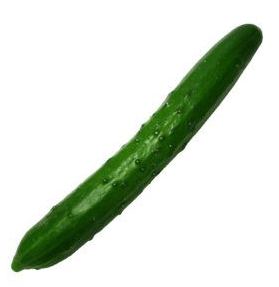
#> input picture kyuri.PNG, 279 x 287 px, found by its file name
$ jupyter execute Untitled27.ipynb
#> lines starting #> are read from the running program, lines starting #| are printed output that depends on the picture; after the words box and inside, x2 and y2 are one past the last pixel; in counts of white or black regions, pixels touching at a corner belong together
[cell 1]
import cv2
import numpy as np
file_src = 'kyuri.png'
thresh = 100

[cell 2]
img_src = cv2.imread(file_src, 1)
#> img_src is the input picture: shape (287, 279, 3); mean B, G, R 212.6, 224.2, 216.1
img_dst = cv2.imread(file_src, 0)
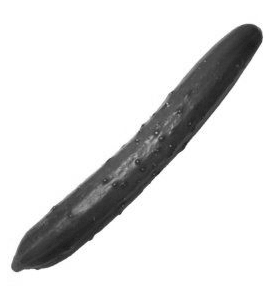
#> img_dst: shape (287, 279); min 28, max 255, mean 221.6
ret,img_dst = cv2.threshold(img_dst, thresh, 255, cv2.THRESH_BINARY_INV)
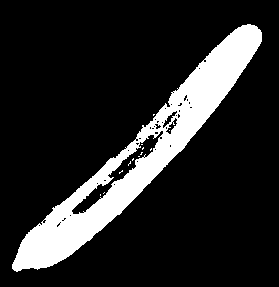
#> img_dst: shape (287, 279); 15.4% white; 13 white regions (12 under 20 px), largest, box (x1, y1, x2, y2) and area: (12, 24, 262, 272) 12328
#> ret = 100

x,y,w,h = cv2.boundingRect(img_dst)
#> x = 12; y = 24; w = 250; h = 248
aspectratio = float(h) / w
#> aspectratio = 0.992
cv2.rectangle(img_dst, (x,y),(x+w, y+h),128)
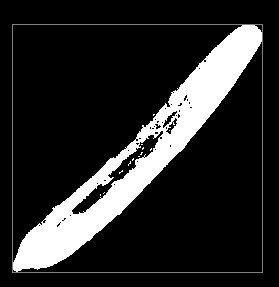
#> img_dst: shape (287, 279); 1.24% of pixels changed, all inside (x1, y1, x2, y2) = (12, 24, 263, 273)

cv2.imshow("src Show Input Image", img_src)
cv2.imshow("dst Show Output Image", img_dst)


cv2.waitKey(0)
cv2.destroyAllWindows()
